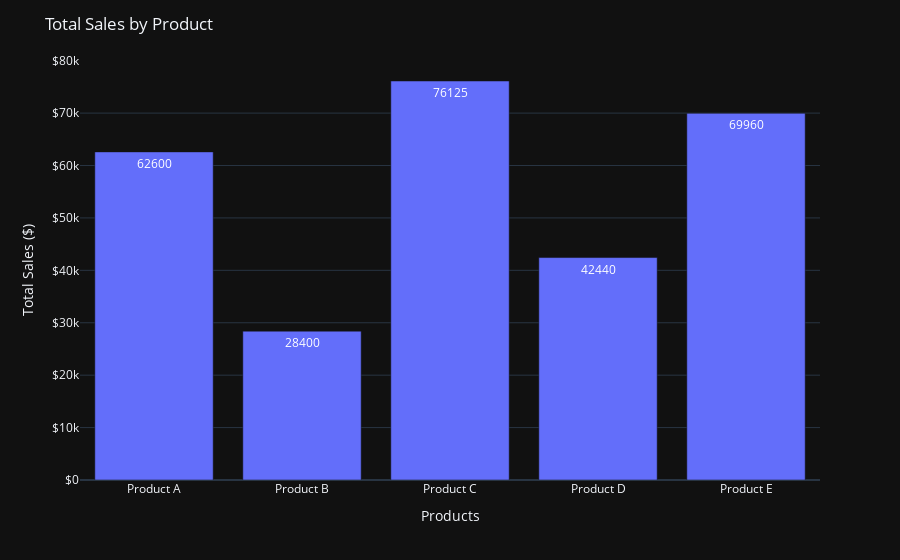

This figure's notebook cell:
### Code cell
# Create the Plotly figure with text parameter
fig = px.bar(df_sales,
    x='name',
    y='total_sales',
    template=plotly_template,
    text='total_sales')

# Set the layout
fig.update_layout(
    title='Total Sales by Product',
    xaxis_title='Products',
    yaxis_title='Total Sales ($)',
    yaxis_tickprefix='$',
)

# Show the plot
fig.show()

# Save the chart as a PNG image
fig.write_image(output_dir / 'product_sales.png',
                width=1920,
                height=1080,
                scale=1)

### Figure 1 — Plotly figure (JSON) as saved in the notebook; plotly's stock layout.template omitted (floating-point values rounded to 4 significant figures)
{"data": [{"alignmentgroup": "True", "hovertemplate": "name=%{x}<br>total_sales=%{text}<extra></extra>", "legendgroup": "", "marker": {"color": "#636efa", "pattern": {"shape": ""}}, "name": "", "offsetgroup": "", "orientation": "v", "showlegend": false, "text": [62600, 28400, 76125, 42440, 69960], "textposition": "auto", "type": "bar", "x": ["Product A", "Product B", "Product C", "Product D", "Product E"], "xaxis": "x", "y": [62600, 28400, 76125, 42440, 69960], "yaxis": "y"}], "layout": {"barmode": "relative", "legend": {"tracegroupgap": 0}, "margin": {"t": 60}, "title": {"text": "Total Sales by Product"}, "xaxis": {"anchor": "y", "domain": [0, 1], "title": {"text": "Products"}}, "yaxis": {"anchor": "x", "domain": [0, 1], "tickprefix": "$", "title": {"text": "Total Sales ($)"}}}}
